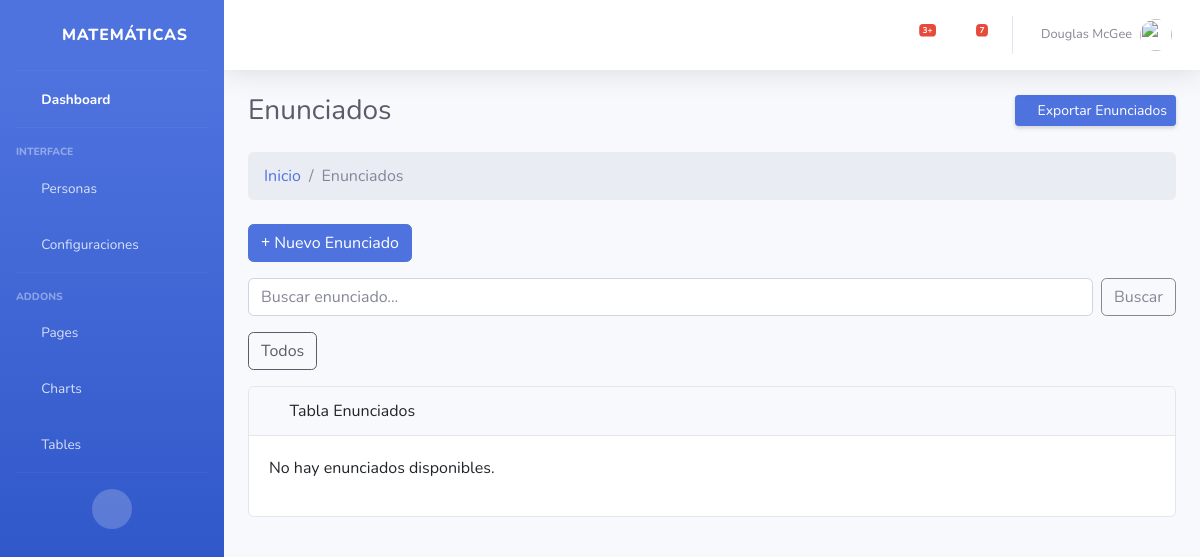
The page /enunciado/ on the database as committed earlier.
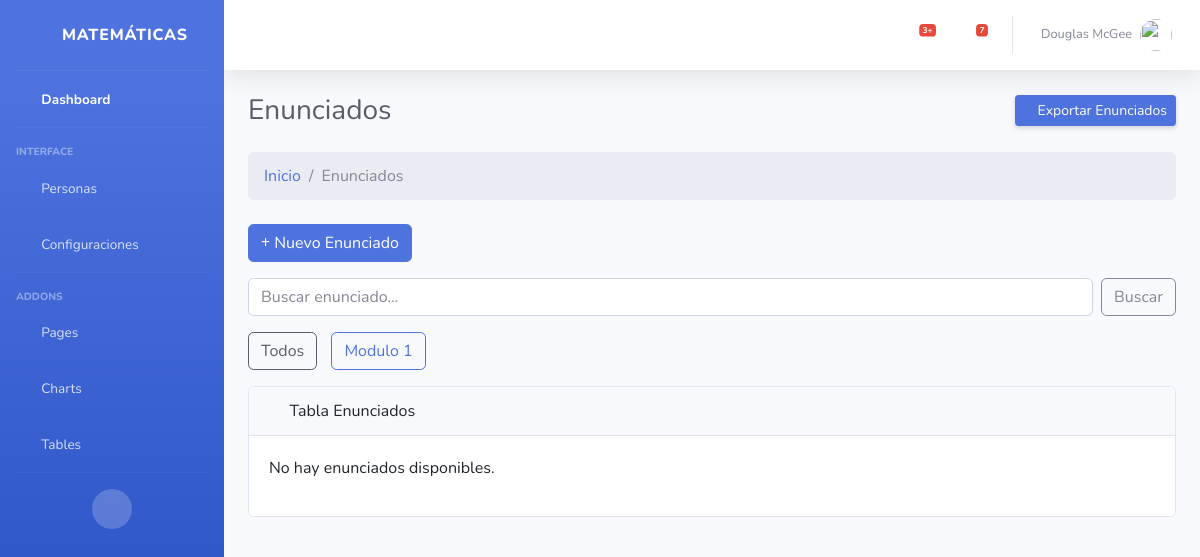
The same page on the database as committed later.
### Aplicaciones/core/models.py (models this page shows, shortened)
class Modulos(models.Model):
    mod_id = models.AutoField(primary_key=True)
    mod_nombre = models.CharField(max_length=50,null=False,unique=True,verbose_name="Nombre del modulo:")
    mod_descripcion = models.CharField(max_length=100,null=False,verbose_name="Descripción del modulo:")
    mod_estado = models.BooleanField(default=True,verbose_name='Estado:')
    mod_fecha_creacion = models.DateTimeField(auto_now_add=True,verbose_name='Creado el:')
    mod_fecha_actualizacion = models.DateTimeField(auto_now=True,verbose_name='Actualizado el:')

### Aplicaciones/core/views/crud_enunciado_views.py (the view)
# urls.py: path('enunciado/', crud_enunciado_views.index, name='enunciado_index'),
def index(request):
    buscar = request.GET.get("buscar", "").strip()
    modulo_id = request.GET.get("modulo")
    enunciados = Enunciados.objects.filter(enun_estado=True).select_related('fk_nivel', 'fk_nivel__fk_modulo').prefetch_related('preguntas_set__opciones_set')
    if buscar:
        enunciados = enunciados.filter(enun_nombre__icontains=buscar)
    if modulo_id:
        enunciados = enunciados.filter(fk_nivel__fk_modulo__id=modulo_id)
    enunciados = enunciados.select_related('fk_nivel', 'fk_nivel__fk_modulo').prefetch_related('preguntas_set', 'preguntas_set__opciones_set')
    modulos = Modulos.objects.all()
    return render(request, 'enunciado/index.html', {
        'enunciados': enunciados,
        'modulos': modulos,
    })

### Aplicaciones/core/templates/enunciado/Index.html (shortened to what the changed rows need)
{% extends "plantillas/MasterAdmin.html" %}
{% load static %}
{% block content %}
<div class="container-fluid ">
    <div class="d-sm-flex align-items-center justify-content-between mb-4">
        <h1 class="h3 mb-0 text-gray-800">Enunciados</h1>
    </div>
    <div class="mb-3">
        <a href="{% url 'enunciado_index' %}" class="btn btn-outline-dark btn-filtro">Todos</a>
        {% for modulo in modulos %}
        <a href="?modulo={{ modulo.id }}" class="btn btn-outline-primary btn-filtro">{{ modulo.mod_nombre }}</a>
        {% endfor %}
    </div>
</div>
{% endblock %}

Rows that differ between the two databases and show on the page:
added Modulos: mod_nombre "Modulo 1"
